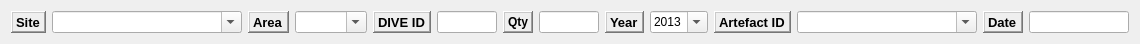
  <widget class="QWidget" name="layoutWidget">
   <property name="geometry">
    <rect>
     <x>10</x>
     <y>200</y>
     <width>1140</width>
     <height>27</height>
    </rect>
   </property>
   <layout class="QGridLayout" name="gridLayout_6">
    <item row="0" column="5">
     <widget class="QLineEdit" name="lineEdit_divelog_id"/>
    </item>
    <item row="0" column="3">
     <widget class="QComboBox" name="comboBox_area">
      <property name="editable">
       <bool>true</bool>
      </property>
     </widget>
    </item>
    <item row="0" column="0">
     <widget class="QLabel" name="label_39">
      <property name="font">
       <font>
        <pointsize>10</pointsize>
        <weight>75</weight>
        <bold>true</bold>
       </font>
      </property>
      <property name="frameShape">
       <enum>QFrame::WinPanel</enum>
      </property>
      <property name="frameShadow">
       <enum>QFrame::Raised</enum>
      </property>
      <property name="text">
       <string>Site</string>
      </property>
     </widget>
    </item>
    <item row="0" column="8">
     <widget class="QLabel" name="label_10">
      <property name="font">
       <font>
        <pointsize>10</pointsize>
        <weight>75</weight>
        <bold>true</bold>
       </font>
      </property>
      <property name="frameShape">
       <enum>QFrame::WinPanel</enum>
      </property>
      <property name="frameShadow">
       <enum>QFrame::Raised</enum>
      </property>
      <property name="text">
       <string>Year</string>
      </property>
     </widget>
    </item>
    <item row="0" column="2">
     <widget class="QLabel" name="label_48">
      <property name="font">
       <font>
        <pointsize>10</pointsize>
        <weight>75</weight>
        <bold>true</bold>
       </font>
      </property>
      <property name="frameShape">
       <enum>QFrame::WinPanel</enum>
      </property>
      <property name="frameShadow">
       <enum>QFrame::Raised</enum>
      </property>
      <property name="text">
       <string>Area</string>
      </property>
     </widget>
    </item>
    <item row="0" column="1">
     <widget class="QComboBox" name="comboBox_site">
      <property name="minimumSize">
       <size>
        <width>190</width>
        <height>0</height>
       </size>
      </property>
      <property name="editable">
       <bool>true</bool>
      </property>
     </widget>
    </item>
    <item row="0" column="4">
     <widget class="QLabel" name="label_21">
      <property name="font">
       <font>
        <pointsize>10</pointsize>
        <weight>75</weight>
        <bold>true</bold>
       </font>
      </property>
      <property name="frameShape">
       <enum>QFrame::WinPanel</enum>
      </property>
      <property name="frameShadow">
       <enum>QFrame::Raised</enum>
      </property>
      <property name="text">
       <string>DIVE ID</string>
      </property>
     </widget>
    </item>
    <item row="0" column="9">
     <widget class="QComboBox" name="comboBox_years">
      <property name="editable">
       <bool>true</bool>
      </property>
      <item>
       <property name="text">
        <string>2013</string>
       </property>
      </item>
      <item>
       <property name="text">
        <string>2014</string>
       </property>
      </item>
      <item>
       <property name="text">
        <string>2015</string>
       </property>
      </item>
      <item>
       <property name="text">
        <string>2016</string>
       </property>
      </item>
      <item>
       <property name="text">
        <string>2017</string>
       </property>
      </item>
      <item>
       <property name="text">
        <string>2018</string>
       </property>
      </item>
      <item>
       <property name="text">
        <string>2019</string>
       </property>
      </item>
      <item>
       <property name="text">
        <string>2020</string>
       </property>
      </item>
     </widget>
    </item>
    <item row="0" column="10">
     <widget class="QLabel" name="label_9">
      <property name="font">
       <font>
        <pointsize>10</pointsize>
        <weight>75</weight>
        <bold>true</bold>
       </font>
      </property>
      <property name="frameShape">
       <enum>QFrame::WinPanel</enum>
      </property>
      <property name="frameShadow">
       <enum>QFrame::Raised</enum>
      </property>
      <property name="text">
       <string>Artefact ID</string>
      </property>
      <property name="openExternalLinks">
       <bool>true</bool>
      </property>
     </widget>
    </item>
    <item row="0" column="13">
     <widget class="QLineEdit" name="lineEdit_date">
      <property name="minimumSize">
       <size>
        <width>100</width>
        <height>0</height>
       </size>
      </property>
     </widget>
    </item>
    <item row="0" column="11">
     <widget class="QComboBox" name="comboBox_artefact">
      <property name="minimumSize">
       <size>
        <width>180</width>
        <height>0</height>
       </size>
      </property>
      <property name="editable">
       <bool>true</bool>
      </property>
     </widget>
    </item>
    <item row="0" column="12">
     <widget class="QLabel" name="label_6">
      <property name="font">
       <font>
        <pointsize>10</pointsize>
        <weight>75</weight>
        <bold>true</bold>
       </font>
      </property>
      <property name="frameShape">
       <enum>QFrame::WinPanel</enum>
      </property>
      <property name="frameShadow">
       <enum>QFrame::Raised</enum>
      </property>
      <property name="text">
       <string>Date</string>
      </property>
     </widget>
    </item>
    <item row="0" column="7">
     <widget class="QLineEdit" name="lineEdit_qty"/>
    </item>
    <item row="0" column="6">
     <widget class="QLabel" name="label_14">
      <property name="frameShape">
       <enum>QFrame::WinPanel</enum>
      </property>
      <property name="frameShadow">
       <enum>QFrame::Raised</enum>
      </property>
      <property name="text">
       <string>&lt;html&gt;&lt;head/&gt;&lt;body&gt;&lt;p&gt;&lt;span style=&quot; font-weight:600;&quot;&gt;Qty&lt;/span&gt;&lt;/p&gt;&lt;/body&gt;&lt;/html&gt;</string>
      </property>
     </widget>
    </item>
   </layout>
  </widget>
